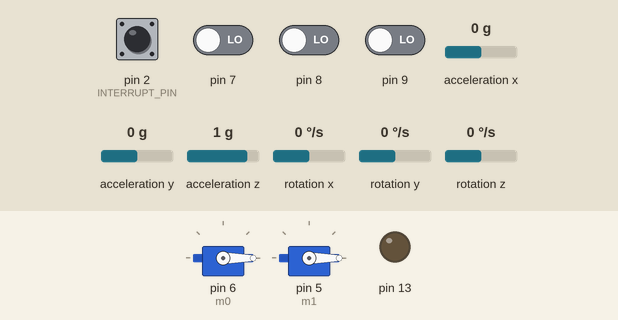
Recording of a sketch running on a simulated Arduino Uno, built with avr-gcc and run on an emulated ATmega328P. On the bench: 2 × servo, output pins drawn as LEDs (lit = HIGH). The test bench sets the inputs (shaded band); at power-on: pin 2 (INTERRUPT_PIN), pin 7–9 LOW, acceleration x 0 g, acceleration y 0 g, acceleration z 1 g, rotation x 0 °/s, rotation y 0 °/s, rotation z 0 °/s. The sensor or clock chip raises its interrupt line as the real part does; what the sketch prints to the serial monitor is not drawn.

Above: at 0.6 s.
At 3.6 s:
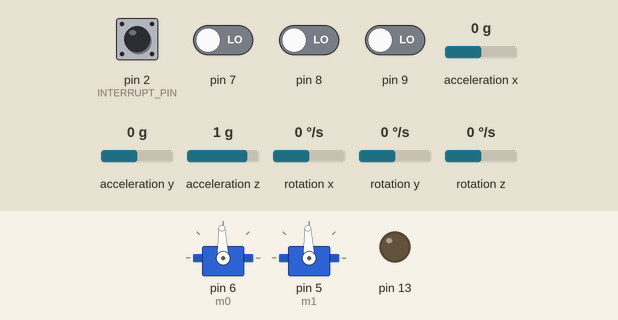
Timing chart, 0 to 5.1 s (numbered marks = the images above):
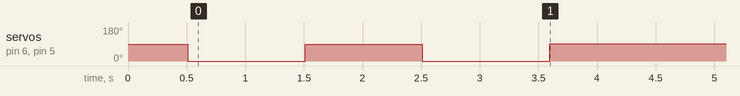

The sketch:

blgearmotor_imu_demo.ino
```cpp
#include <Servo.h>

// I2Cdev and MPU6050 must be installed as libraries, or else the .cpp/.h files
// for both classes must be in the include path of your project
#include "I2Cdev.h"
#include "MPU6050_6Axis_MotionApps20.h"

// Arduino Wire library is required if I2Cdev I2CDEV_ARDUINO_WIRE implementation
// is used in I2Cdev.h
#if I2CDEV_IMPLEMENTATION == I2CDEV_ARDUINO_WIRE
#include "Wire.h"
#endif

MPU6050 mpu;

#define INTERRUPT_PIN 2  // use pin 2 on Arduino Uno & most boards
#define C_DEG 180. / PI   // C_DEG

// MPU DMP control/status vars
bool dmpReady = false;  // set true if DMP init was successful
uint8_t mpuIntStatus;   // holds actual interrupt status byte from MPU
uint8_t devStatus;      // return status after each device operation (0 = success, !0 = error)
uint16_t packetSize;    // expected DMP packet size (default is 42 bytes)
uint16_t fifoCount;     // count of all bytes currently in FIFO
uint8_t fifoBuffer[64]; // FIFO storage buffer
volatile bool mpuInterrupt = false;     // indicates whether MPU interrupt pin has gone high

// orientation/motion vars
Quaternion q;           // [w, x, y, z]         quaternion container
VectorFloat gravity;    // [x, y, z]            gravity vector
float ypr[3];           // [yaw, pitch, roll]   yaw/pitch/roll container and gravity vector
//float euler[3];         // [psi, theta, phi]    Euler angle container
VectorInt16 gyro;

Servo m0;
Servo m1;

bool debug = true;
unsigned long mill = 0;

void setup() {

  if(debug) Serial.begin(115200);

  // Configure MPU
  mpu_setup();

  m0.attach(6 );
  m1.attach(5 );

  if(debug) Serial.println("writing...");
  m0.write(0);  m1.write(0);
  delay(1000); //delay 1 second,  some speed controllers may need longer
  m0.write(90);  m1.write(90);
  delay(1000); //delay 1 second,  some speed controllers may need longer
  m0.write(0);  m1.write(0);
  delay(1000); //delay 1 second,  some speed controllers may need longer
  if(debug) Serial.println("done");

  pinMode(13, OUTPUT);

  if(debug) Serial.println("Done with setup");
  unsigned long mill = millis();
}

static int minPWM = 1027;     // by inspection
static int maxPWM = 1985;     // by inspection
float midPWM      = 1488.;    // by inspection
float steeringGain = 1.;
float expo = 3.;           // expo coefficient
float limit = 0;             // travel limit in percentage
float yawP = 0.2;
bool deathSpin = false;           // TODO if steering command is saturated low or high, spin at full speed in that drection. This is your attack.
float inverted = 0.;      // sign of gravity vector. ASSUMES MPU sitting on ground plane.

void loop() {
  deathSpin = false;
  if (!dmpReady) return;
  mpu_block();
  if (!mpu_overflow())
  {
    int  steerRaw    = pulseIn( 7, HIGH, 25000); // 20000 occasionally has zeros -> moved this to expose PWM pin
    int  throttleRaw = pulseIn( 8, HIGH, 25000);
    bool imuMode     = pulseIn( 9, HIGH, 25000) > 1500;

    if ((steerRaw > maxPWM) || (steerRaw < minPWM))
    {
      deathSpin = true;
    }

    // Map to -1..1 and constrain to limits
    float steerStick    = mapf(steerRaw,    minPWM, maxPWM, -1.0+limit, 1.0-limit);
    float throttleStick = mapf(throttleRaw, minPWM, maxPWM, -1.0+limit, 1.0-limit); // OK
//    Serial.print(steerStick);Serial.print(" ");Serial.println(throttleStick);

    // Apply expo
    steerStick    = signf(steerStick)    * pow(abs(steerStick),    expo);
    throttleStick = signf(throttleStick) * pow(abs(throttleStick), expo);

    // set command to neutral
    int leftCmd  = midPWM;
    int rightCmd = midPWM;

    if ((steerRaw==0) || (throttleRaw==0)) // inhibit if we lost signal
    {
      m0.writeMicroseconds(leftCmd);
      m1.writeMicroseconds(rightCmd);
  //    if (debug) Serial.println("Remove before flight inhibit");
    } else {
      if (!imuMode)
      {
        digitalWrite(13, LOW);
        leftCmd  += (throttleStick + steerStick) * (494.-(float)limit);
        rightCmd += (throttleStick - steerStick) * (494.-(float)limit);

      } else {
        digitalWrite(13, HIGH);

        // detect our orientation
        inverted = -1. * signf(gravity.z);

        leftCmd  += throttleStick * (494.-(float)limit) * (inverted * -1.);
        rightCmd += throttleStick * (494.-(float)limit) * (inverted * -1.);

        // use guided solution
        // gyro_z is positive right hand rule (z is up
        Serial.print("YPR: ");
        Serial.print(ypr[0]*C_DEG); Serial.print(" ");Serial.println(gyro.z);
        leftCmd  += (gyro.z * yawP * inverted) + (steerStick*steeringGain) * (494.-(float)limit);
        rightCmd -= (gyro.z * yawP * inverted) + (steerStick*steeringGain) * (494.-(float)limit);

        Serial.print("Gravity: ");
        Serial.print(inverted); Serial.print(" ");Serial.println(gravity.z);

      }

      if(deathSpin)
      {
        Serial.println("DEATHSPIN ACTIVATED");
        if (leftCmd < rightCmd)
        {
          leftCmd  = minPWM;
          rightCmd = maxPWM;
        } else {
          leftCmd  = maxPWM;
          rightCmd = minPWM;
        }
      }

      m0.writeMicroseconds(leftCmd);
      m1.writeMicroseconds(rightCmd);
    }

    if (debug)
    {
       Serial.print("Mode ");Serial.println(imuMode);
       Serial.print("L: ");Serial.print(leftCmd); Serial.print(" ");Serial.print(steerStick); Serial.print(" ");Serial.print(steerRaw); Serial.println(" steer ");  // throttle
       Serial.print("R: ");Serial.print(rightCmd);Serial.print(" ");Serial.print(throttleStick);Serial.print(" ");Serial.print(throttleRaw);Serial.println(" throttle ");  // elevator
       Serial.print("Loop time: ");Serial.println(millis() - mill);
    }
    mill = millis();
  }
}

static inline float signf(float val) {
 if (val < 0) return -1.;
 if (val==0) return 0.;
 return 1.;
}

float mapf(long x, long in_min, long in_max, float out_min, float out_max)
{
  // TODO: note this does not constrain
  return (float)(x - in_min) * (out_max - out_min) / (float)(in_max - in_min) + out_min;
}
```

mpu_abstraction.ino
```cpp
// Abstract away the MPU stuff so we can focus on code that matters

// ================================================================
// ===               INTERRUPT DETECTION ROUTINE                ===
// ================================================================
void dmpDataReady() {
  mpuInterrupt = true;
}


// ================================================================
// ===                          SETUP MPU                       ===
// ================================================================
void mpu_setup()
{
      // join I2C bus (I2Cdev library doesn't do this automatically)
  #if I2CDEV_IMPLEMENTATION == I2CDEV_ARDUINO_WIRE
    Wire.begin();
    Wire.setClock(400000); // 400kHz I2C clock. Comment this line if having compilation difficulties
  #elif I2CDEV_IMPLEMENTATION == I2CDEV_BUILTIN_FASTWIRE
    Fastwire::setup(400, true);
  #endif

  // initialize device
  Serial.println(F("Initializing I2C devices..."));
  mpu.initialize();
  pinMode(INTERRUPT_PIN, INPUT);

  // verify connection
  Serial.println(F("Testing device connections..."));
  Serial.println(mpu.testConnection() ? F("MPU6050 connection successful") : F("MPU6050 connection failed"));

  // load and configure the DMP
  Serial.println(F("Initializing DMP..."));
  devStatus = mpu.dmpInitialize();


      // supply offsets. Script below works well:
      // http://www.i2cdevlib.com/forums/topic/96-arduino-sketch-to-automatically-calculate-mpu6050-offsets/
      mpu.setXGyroOffset(39);
      mpu.setYGyroOffset(3);
      mpu.setZGyroOffset(5);
      mpu.setXAccelOffset(-3905);
      mpu.setYAccelOffset(-1291);
      mpu.setZAccelOffset(1560);

  // make sure it worked (returns 0 if so)
  if (devStatus == 0) {
    // turn on the DMP, now that it's ready
    Serial.println(F("Enabling DMP..."));
    mpu.setDMPEnabled(true);

    // enable Arduino interrupt detection
    Serial.println(F("Enabling interrupt detection (Arduino external interrupt 0)..."));
    attachInterrupt(digitalPinToInterrupt(INTERRUPT_PIN), dmpDataReady, RISING);
    mpuIntStatus = mpu.getIntStatus();

    // set our DMP Ready flag so the main loop() function knows it's okay to use it
    Serial.println(F("DMP ready! Waiting for first interrupt..."));
    dmpReady = true;

    // get expected DMP packet size for later comparison
    packetSize = mpu.dmpGetFIFOPacketSize();
  } else {
    // ERROR!
    // 1 = initial memory load failed
    // 2 = DMP configuration updates failed
    // (if it's going to break, usually the code will be 1)
    Serial.print(F("DMP Initialization failed (code "));
    Serial.print(devStatus);
    Serial.println(F(")"));
  }
}

void mpu_block()
{
    // wait for MPU interrupt or extra packet(s) available
  while (!mpuInterrupt && fifoCount < packetSize) {}

  // reset interrupt flag and get INT_STATUS byte
  mpuInterrupt = false;
  mpuIntStatus = mpu.getIntStatus();

  // get current FIFO count
  fifoCount = mpu.getFIFOCount();

}

void mpu_data()
{
      // wait for correct available data length, should be a VERY short wait
    while (fifoCount < packetSize) fifoCount = mpu.getFIFOCount();

    // read a packet from FIFO
    mpu.getFIFOBytes(fifoBuffer, packetSize);

    //// NOTE: ADdded this mid-May after ~ 1 month of lego/fischer bots. The MPU was 'flipping out' after
    //// hard sign changes and spewing garbage; this seems to fix it. It does slow down the rate at which you get
    //// data but since the MPU is integrating at a much higher rate this isn't an issue. IF YOU USE YOUR OWN COMPLIMENTARY
    //// FILTER THIS WILL BE A SHOW STOPPER! Not sure if my MPU is beat up, or if its a bad solder joint, or what.
    //mpu.resetFIFO();
    //// NOTE: try resoldering connector, try new mpu6050
    //// A few weeks ago values started drifting, from startup to convergence took a few seconds I swear initially it
    //// snapped to a correct value. may just be 'old'
    //// RESOLVED: replacing Arudino fixed issue.

    // track FIFO count here in case there is > 1 packet available
    // (this lets us immediately read more without waiting for an interrupt)
    fifoCount -= packetSize;

    // get data
    mpu.dmpGetQuaternion(&q, fifoBuffer);
//    mpu.dmpGetEuler(euler, &q);
    mpu.dmpGetGravity(&gravity, &q);
    mpu.dmpGetYawPitchRoll(ypr, &q, &gravity);
    mpu.dmpGetGyro(&gyro,fifoBuffer);
//    mpu.getMotion6(&ax, &ay, &az, &gx, &gy, &gz);
}


bool mpu_overflow()
{
  // check for overflow (this should never happen unless our code is too inefficient)
  if ((mpuIntStatus & 0x10) || fifoCount == 1024) {
    // reset so we can continue cleanly
    mpu.resetFIFO();
    Serial.println(F("FIFO overflow!"));
    return true;

    // otherwise, check for DMP data ready interrupt (this should happen frequently)
  } else if (mpuIntStatus & 0x02) {
    mpu_data();
  } else {
    Serial.println(F("Undefined status in mpu_overflow()!"));
  }
  return false;
}
```

Measured:
- by itself, servo on pin 6 (m0), servo on pin 5 (m1): 90° → 0° at 0.51 s, → 90° 1.0 s later, → 0° 1.0 s later, → 92° 1.1 s later
